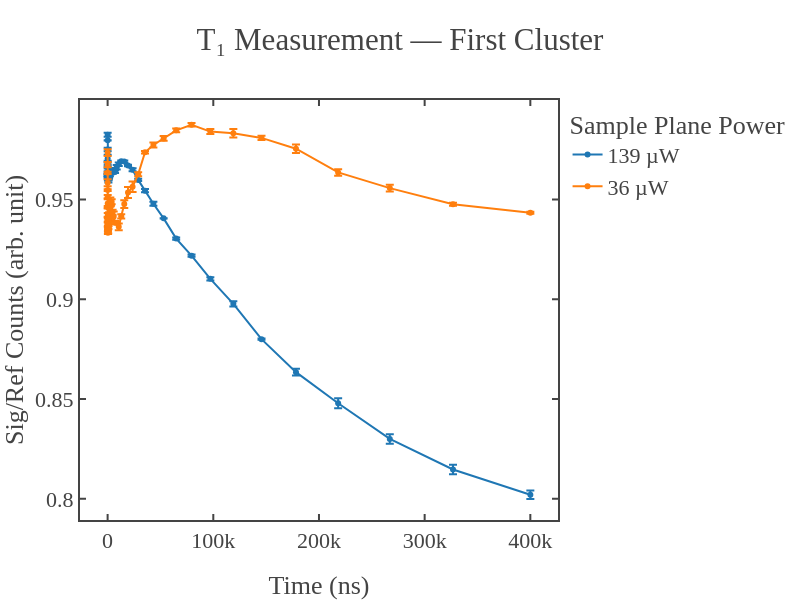
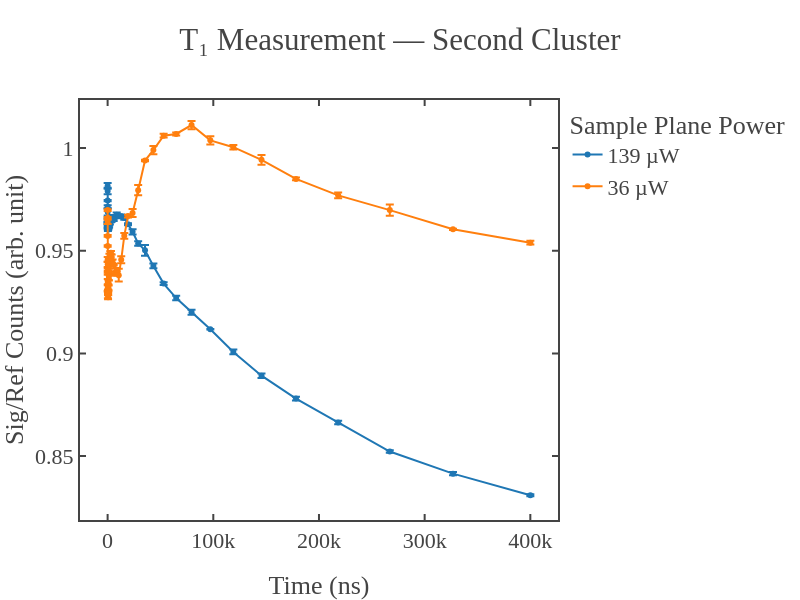
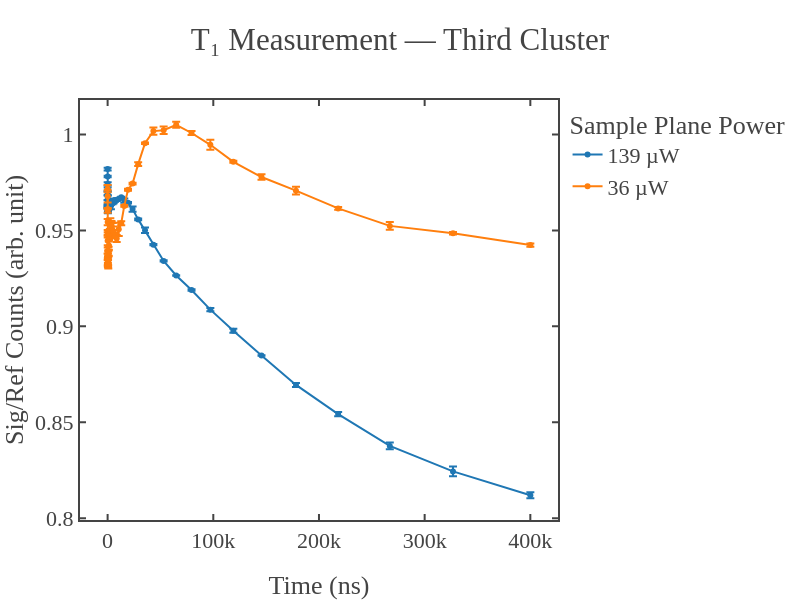
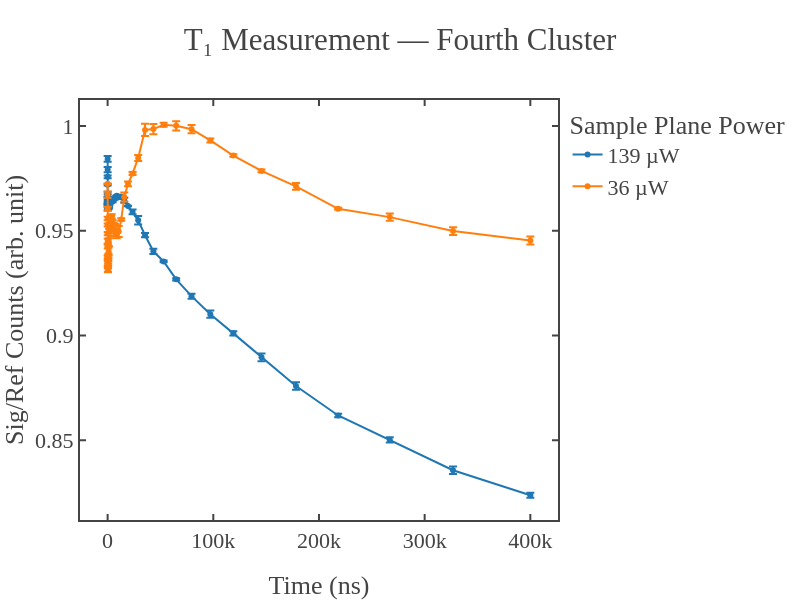

Notebook cell for these charts, in order:
### Code cell
import os
import numpy as np
import plotly.graph_objects as go

# --- Signal Processing Function ---
def signal(data, samples, first='reference'):
    data_shape = data.shape[0]
    steps = int(data_shape / (2 * samples))

    if first.lower() == 'reference':
        reference_samples = np.mean(np.reshape(data[::2], (steps, samples)), axis=1)
        signal_samples = np.mean(np.reshape(data[1::2], (steps, samples)), axis=1)
    elif first.lower() == 'signal':
        signal_samples = np.mean(np.reshape(data[::2], (steps, samples)), axis=1)
        reference_samples = np.mean(np.reshape(data[1::2], (steps, samples)), axis=1)
    else:
        raise ValueError("`first` must be either 'reference' or 'signal'")

    signal_photon = signal_samples / reference_samples
    return signal_photon, reference_samples, signal_samples

# --- Wrapper to Process NPZ ---
def data_to_time_signal(data, samples, first='reference'):
    time = data['time_axis']
    signal_photon, reference_samples, signal_samples = signal(data['avg_data'], samples, first=first)
    return time, signal_photon, reference_samples, signal_samples

# --- Plotly Template ---
fig_template = go.layout.Template()
fig_template.layout = {
    'template': 'simple_white+presentation',
    'autosize': False,
    'width': 800,
    'height': 600,
    'xaxis': {
        'ticks': 'inside',
        'mirror': 'ticks',
        'linewidth': 2.0,
        'tickwidth': 2.0,
        'ticklen': 6,
        'showline': True,
        'showgrid': False,
        'zerolinecolor': 'white',
    },
    'yaxis': {
        'ticks': 'inside',
        'mirror': 'ticks',
        'linewidth': 2.0,
        'tickwidth': 2.0,
        'ticklen': 6,
        'showline': True,
        'showgrid': False,
        'zerolinecolor': 'white'
    },
    'font': {
        'family': 'mathjax',
        'size': 22,
    }
}

# --- Calibration Dictionary (source mW → sample µW) ---
calibration = {
    1: 13,
    3: 36,
    4: 47,
    5: 64,
    7: 79,
    9: 104,
    11: 139,
    13: 167,
    15: 191,
    17: 209,
    18: 221
}

# --- Parameters ---
samples = 2000
base_folder_root = r"C:\Users\Administrator\OneDrive\Desktop\Atanu_experiments\T1_measurements\codes\data\2025\Oct_10"
pulse_folder = "l_50.0us"
systematic_path = r"systematic\a_5\s_2000"
cluster_folders = ['first cluster', 'second cluster', 'third cluster', 'fourth cluster', 'fifth cluster']
power_folders = ['p_11mW', 'p_3mW']

# --- Loop through each cluster ---
for cluster_name in cluster_folders:
    print(f"\nProcessing: {cluster_name}")
    
    # --- Initialize a new figure for each cluster ---
    fig = go.Figure()

    for power_folder in power_folders:
        # Extract numeric source power (e.g., "11" from "p_11mW")
        try:
            source_power_mW = int(power_folder.split('_')[1].replace('mW', ''))
        except (IndexError, ValueError):
            print(f"Could not extract power from folder name: {power_folder}")
            continue

        # Convert to sample power using calibration
        sample_power_uW = calibration.get(source_power_mW, None)
        if sample_power_uW is None:
            print(f"No calibration available for {source_power_mW} mW. Skipping.")
            continue

        # Construct full path
        cluster_path = os.path.join(base_folder_root, cluster_name)
        folder_path = os.path.join(cluster_path, power_folder, pulse_folder, systematic_path)
        if not os.path.exists(folder_path):
            print(f"Folder does not exist: {folder_path}")
            continue

        # Load NPZ files
        npz_files = sorted([f for f in os.listdir(folder_path) if f.endswith('.npz')])
        if len(npz_files) < 3:
            print(f"Less than 3 datasets found in {folder_path}. Skipping.")
            continue

        signal_photon_list = []
        time_axis = None

        for npz_file in npz_files[:3]:
            npz_path = os.path.join(folder_path, npz_file)
            data = dict(np.load(npz_path))
            time_axis, signal_photon, _, _ = data_to_time_signal(data, samples, first='signal')
            signal_photon_list.append(signal_photon[1:])  # Skip first point

        signal_array = np.vstack(signal_photon_list)
        mean_signal = np.mean(signal_array, axis=0)
        std_signal = np.std(signal_array, axis=0)

        fig.add_trace(go.Scatter(
            x=time_axis[1:],  # Skip first point
            y=mean_signal,
            mode='markers+lines',
            name=f'{sample_power_uW} µW',
            error_y=dict(
                type='data',
                array=std_signal,
                visible=True
            )
        ))

    # --- Final Plot Layout ---
    fig.update_layout(
        template=fig_template,
        xaxis_title='Time (ns)',
        yaxis_title='Sig/Ref Counts (arb. unit)',
        legend_title='Sample Plane Power',
        title=f"T₁ Measurement — {cluster_name.title()}",
        width=800,
        height=600
    )

    # --- Show Plot ---
    fig.show()

    # --- Save HTML ---
    filename_suffix = "_".join([
        f"{calibration[int(p.split('_')[1].replace('mW', ''))]}uW"
        for p in power_folders
        if int(p.split('_')[1].replace('mW', '')) in calibration
    ])
    safe_cluster_name = cluster_name.replace(" ", "_").lower()
    output_path = os.path.join(base_folder_root, cluster_name, f"t1_plot_{safe_cluster_name}_{filename_suffix}.html")
    fig.write_html(output_path)
    print(f"Plot saved to: {output_path}")
